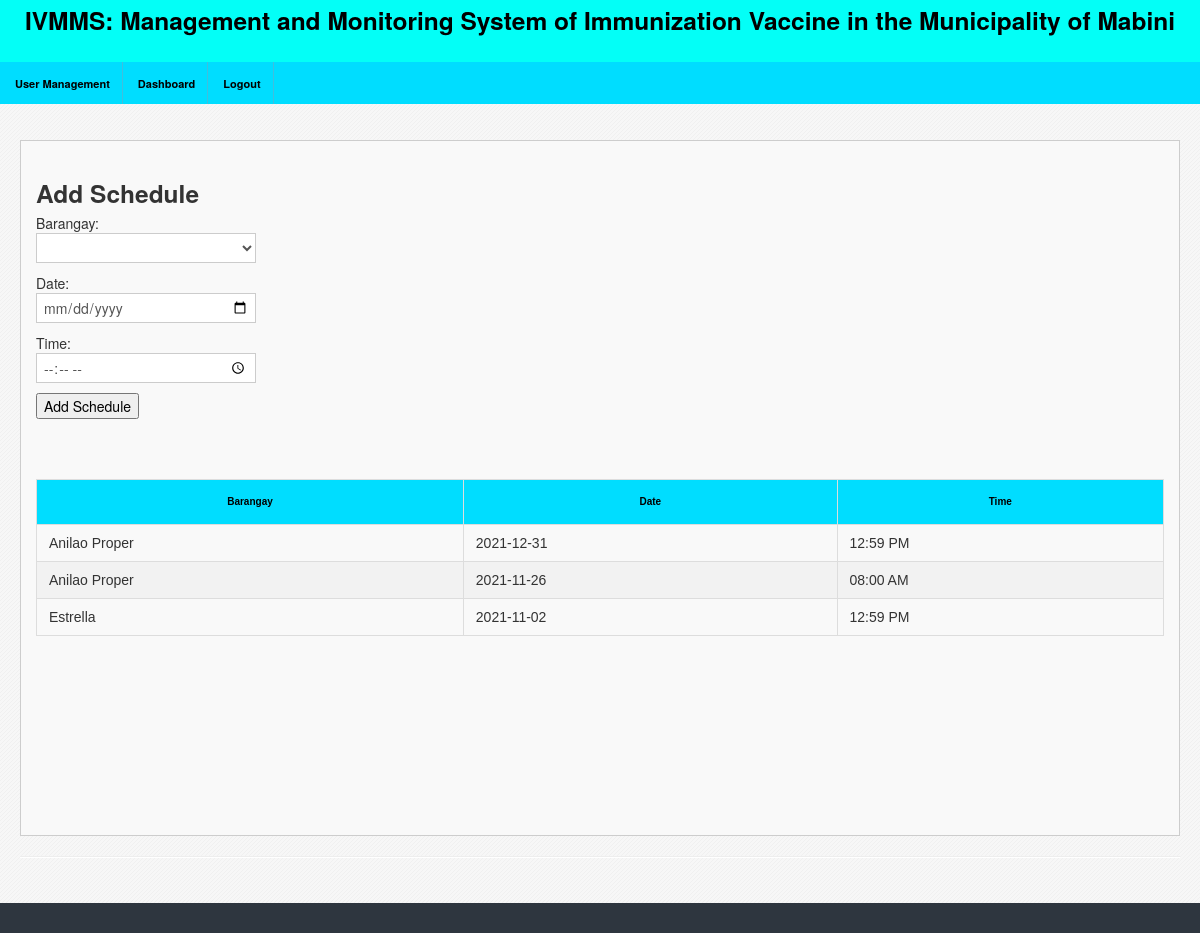
/admin/schedule.php, run on the app's committed database.
### tables this page shows
CREATE TABLE IF NOT EXISTS `schedule` (
  `id` int(11) NOT NULL AUTO_INCREMENT,
  `barangay` text,
  `date` text,
  `time` text,
  PRIMARY KEY (`id`)
);

### admin/schedule.php (the view, shortened to what this page needs)
<!DOCTYPE html>
<html lang="en">
<head>
<link rel="stylesheet" href="css/bootstrap.min.css" />
<link rel="stylesheet" href="css/bootstrap-responsive.min.css" />
<link rel="stylesheet" href="css/fullcalendar.css" />
<link rel="stylesheet" href="css/maruti-style.css" />
<link rel="stylesheet" href="css/maruti-media.css" class="skin-color" />
</head>
<body>
<div id="header" style="background-color:#03FFF7">
  <center><h3 style="color:#000;margin-top:10px">IVMMS: Management and Monitoring System of Immunization Vaccine in the Municipality of Mabini</h1>
</div>
<div id="sidebar" style="background-color:#00DDFF">
<ul>
    <li class="active"><a href="index.php"> <span style="color:#000">User Management</span></a> </li>
   <li class="active"><a href="dashboard.php"> <span style="color:#000">Dashboard</span></a> </li>
    <li><a href="../logout.php"><span style="color:#000">Logout</span></a></li>
  </ul>
</div>
<div id="content">
  <div class="container-fluid">
    <div class="row-fluid">
      <div class="widget-box">
        <div class="widget-content">
          <div class="row-fluid">
		  <form action="#" method="POST">
		  <h3 style="margin:0px">Add Schedule</h2>
			Barangay:<br>
			<select name="barangay" class="email" required>
								<option></option>
								<option>Anilao Proper</option>
</select>
	<br>
	Date:<br>
	<input type="date" name="date"><br>
	Time:<br>
	<input type="time" name="time">
	<br>
	<input type="submit" name="submit" value="Add Schedule">
</form>
		  <br><br>
							<center>
								<br>
								<div class="datagrid">
						<table width="100%" border="1" style="border-collapse:collapse;padding:5px" class="tftable order-table table bluetext" id="customers">
							<thead>
							<tr>
								<th><b><center>Barangay</th>
								<th><b><center>Date</th>
								<th><b><center>Time</th>
								</tr>
							</thead>
							<tbody>
			<?php
$result = mysql_query("SELECT * FROM schedule  ORDER BY date DESC");
while($row = mysql_fetch_array($result))
{
	$time = $row['time'];
	$time =  date('h:i A ', strtotime($time));
			echo '<tr>';
			echo '<td valign="top">&nbsp;'.$row['barangay'].'</td>';
			echo '<td valign="top">&nbsp;'.$row['date'].'</td>';
			echo '<td valign="top">&nbsp;'.$time.'</td>';
			echo '</tr>';
}
?>
		</tbody>
						</table>
						</div>
        </div>
      </div>
    </div>
    <hr>
  </div>
</div>
</div>
<div class="row-fluid">
  <div id="footer" class="span12"> </div>
</div>
</body>
</html>

### admin/css/maruti-style.css (style rules this page uses)
* { outline:none !important; -moz-outline: none !important; }
body { overflow-x: hidden; margin-top: -10px; }
select, textarea, input[type="text"], input[type="password"], input[type="datetime"], input[type="datetime-local"], input[type="date"], input[type="month"], input[type="time"], input[type="week"], input[type="number"], input[type="email"], input[type="url"], input[type="search"], input[type="tel"], input[type="color"], .uneditable-input, .label, .dropdown-menu, .btn, .well, .progress, .table-bordered, .btn-group > .btn:first-child, .btn-group > .btn:last-child, .btn-group > .btn:last-child, .btn-group > .dropdown-toggle, .alert { border-radius:0px; }
.btn, textarea, input[type="text"], input[type="password"], input[type="datetime"], input[type="datetime-local"], input[type="date"], input[type="month"], input[type="time"], input[type="week"], input[type="number"], input[type="email"], input[type="url"], input[type="search"], input[type="tel"], input[type="color"], .uneditable-input { box-shadow:none; }
#header { height: 62px; position: relative; width: 100%; z-index: -7; }
#sidebar { width:100%; background:#800000; position:absolute; clear:both; top:62px; }
#sidebar > ul { margin:0px; padding:0px; width:100%; display:block; z-index:999; }
#sidebar > ul > li { list-style-type:none; float:left; display:block; margin:0px; border-right:1px solid #41bedd; position:relative; padding:10px; cursor:pointer }
#sidebar > ul > li a { padding:12px 0; }
#sidebar > ul li span { cursor:pointer; margin:0px 2px 0 5px; font-weight:bold; color:#fff; font-size:11px; }
#content { background:url(../images/backgrounds/bodyBg.png) repeat #fff; margin-left:0px; margin-right: 0; margin-top:80px; padding-bottom: 25px; position: relative; min-height: 500px; width: auto; }
.container-fluid .row-fluid:first-child { margin-top: 20px; min-height:650px }
#footer { text-align: center; color: #777777; padding:10px 0; background:#2e363f; }
.stat-boxes .peity_bar_good, .stat-boxes .peity_line_good, { color: #459D1C; }
.widget-box { background: none repeat scroll 0 0 #F9F9F9; border-top: 1px solid #CDCDCD; border-left: 1px solid #CDCDCD; border-right: 1px solid #CDCDCD; clear: both; margin-top: 16px; margin-bottom: 16px; position: relative; }
.widget-title, .modal-header, .table th, div.dataTables_wrapper .ui-widget-header { background-color: #efefef; border-bottom: 1px solid #CDCDCD; height: 36px; }
.widget-content { padding: 12px 15px; border-bottom: 1px solid #cdcdcd; }
.table th { height: auto; font-size: 10px; padding: 5px 10px 2px; border-bottom: 0; text-align: center; color: #666666; }
form { margin-bottom: 0; }

### admin/css/maruti-media.css (style rules this page uses)
body { background:#800000; }
#header { background-color: #2e363f; margin-top:10px; }

### admin/schedule.php (style rules this page uses)
#customers { font-family: Arial, Helvetica, sans-serif; border-collapse: collapse; width: 100%; }
#customers td, #customers th { border: 1px solid #ddd; padding: 8px; }
#customers tr:nth-child(even) { background-color: #f2f2f2; }
#customers th { padding-top: 12px; padding-bottom: 12px; text-align: left; background-color: #00DDFF; color: #000; }
input[type=button],input[type=submit] { width: 200px; background-color: #00DDFF; color: #000; padding: 14px 20px; margin: 8px 0; border: none; border-radius: 4px; cursor: pointer; }

### data on the page
schedule: barangay "Anilao Proper", date "2021-12-31", time "12:59 PM"
schedule: barangay "Anilao Proper", date "2021-11-26", time "08:00 AM"
schedule: barangay "Estrella", date "2021-11-02", time "12:59 PM"
